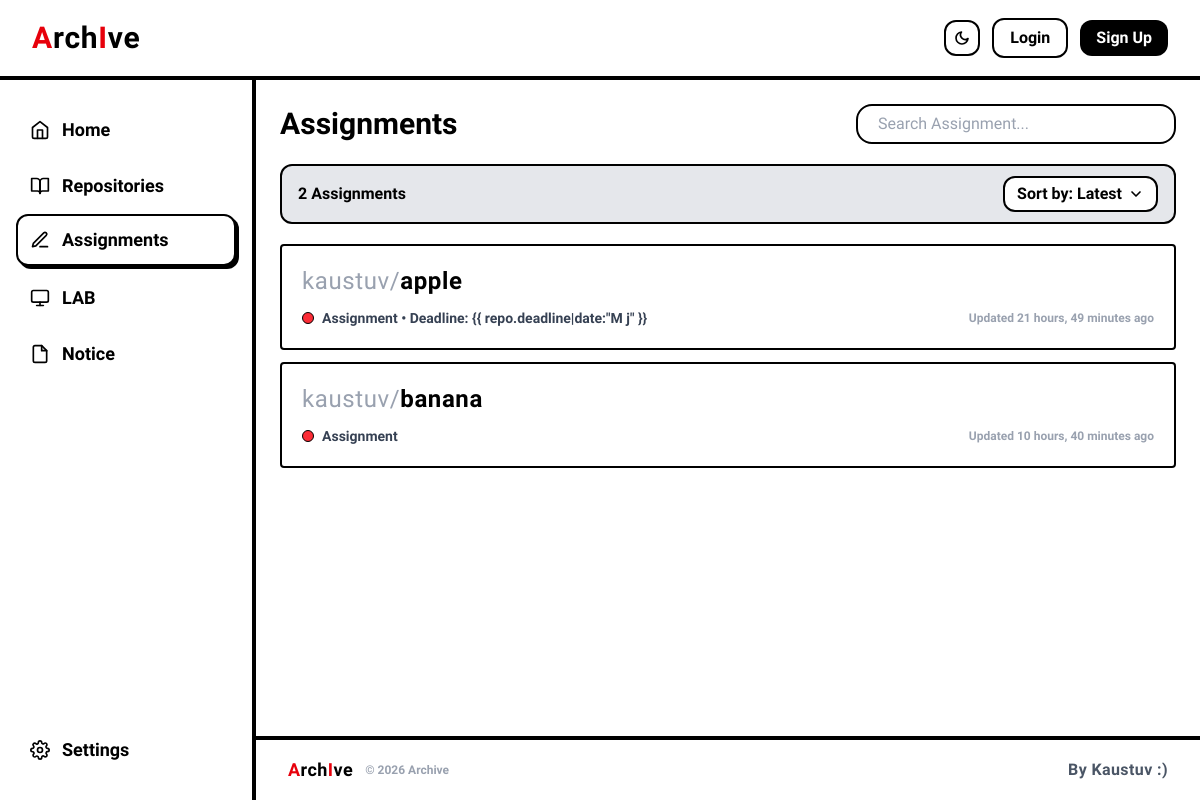
/assignments/, run on the app's committed database.
### repositories/models.py (models this page shows, shortened)
class Repository(models.Model):
    name = models.CharField(max_length=50)
    owner = models.ForeignKey(User, on_delete=models.CASCADE)
    description = models.TextField(max_length=200, blank=True)
    created_at =models.DateTimeField(auto_now_add=True)
    is_assignment = models.BooleanField(default=False)
    is_lab = models.BooleanField(default=False)
    deadline = models.DateField(null=True, blank=True)

### repositories/views.py (the view)
# urls.py: path('assignments/', assignments_view, name='assignments'),
def assignments_view(request):
    q = request.GET.get('q', '')
    assignments = Repository.objects.filter(is_assignment=True)
    if q:
        assignments = assignments.filter(name__icontains=q)
    return render(request, 'assignments.html', {
        'assignments': assignments,
        'q': q,
    })

### archive_core/context_processors.py (called while the page is built)
def notices_unread(request):
    return {
        'notices_unread_count': Notice.objects.filter(is_read=False).count()
    }

### repositories/templates/assignments.html (shortened to what this page needs)
{% extends 'base.html' %}
{% block content %}
<div class="p-4 md:p-6 space-y-5">
  <div class="flex flex-col sm:flex-row sm:items-center justify-between gap-3">
    <h1
      class="text-2xl md:text-3xl font-bold whitespace-nowrap text-black dark:text-white"
    >
      Assignments
    </h1>
    <div
      class="flex flex-col sm:flex-row items-stretch sm:items-center gap-2 w-full sm:w-auto"
    >
      <form method="GET">
        <input
          type="text"
          name="q"
          placeholder="Search Assignment..."
          value="{{ request.GET.q }}"
          class="border-2 border-black dark:border-white rounded-2xl py-1.5 px-5 text-base placeholder-gray-400 focus:outline-none focus:shadow-[2px_2px_0px_0px_rgba(0,0,0,1)] dark:focus:shadow-[2px_2px_0px_0px_rgba(255,255,255,1)] transition-all bg-white dark:bg-zinc-900 w-full sm:w-64 md:w-80 text-left text-black dark:text-white"
        />
      </form>
    </div>
  </div>
  <div
    class="bg-gray-200 dark:bg-zinc-900 border-2 border-black dark:border-white rounded-xl px-4 py-2.5 flex justify-between items-center text-black dark:text-white"
  >
    <span class="text-base font-bold">
      {{ assignments|length }} {% if assignments|length == 1 %}Assignment
      {%else %}Assignments{% endif %}
    </span>
    <div class="relative">
      <button
        id="sort-toggle"
        class="sort-btn flex items-center gap-1.5 text-base font-bold px-3 py-1 border-2 border-black dark:border-white rounded-xl bg-white dark:bg-zinc-950 transition-colors"
      >
        Sort by: Latest
        <svg
          class="w-4 h-4 transition-transform duration-200"
          id="sort-chevron"
          fill="none"
          stroke="currentColor"
          stroke-width="2.5"
          stroke-linecap="round"
          stroke-linejoin="round"
          viewBox="0 0 24 24"
        >
          <polyline points="6 9 12 15 18 9" />
        </svg>
      </button>
    </div>
  </div>
  <div class="space-y-3 flex flex-col" id="repo-list">
    {% for repo in assignments %}
    <a
      href="{% url 'repo-detail' username=repo.owner.username repo_name=repo.name %}"
      data-name="{{ repo.name }}"
      data-timestamp="{{ repo.created_at|date:'U' }}"
    >
      <div
        class="repo-card border-2 border-black dark:border-white rounded-sm p-4 md:p-5 bg-white dark:bg-zinc-900 flex flex-col sm:flex-row sm:justify-between sm:items-end gap-3 cursor-pointer"
      >
        <div class="space-y-3">
          <h2
            class="text-xl md:text-2xl tracking-wide leading-tight text-black dark:text-white"
          >
            <span class="text-gray-400 dark:text-zinc-500 font-normal"
              >{{ repo.owner.username }}/</span
            ><span class="font-bold">{{ repo.name }}</span>
          </h2>
          <div
            class="flex items-center gap-2 font-bold text-gray-700 dark:text-zinc-300 text-sm"
          >
            <span
              class="w-3 h-3 rounded-full bg-red-500 border border-black dark:border-white flex-shrink-0"
            ></span>
            Assignment
            {% if repo.deadline %} &bull; Deadline: {{ repo.deadline|date:"M j"
            }} {% endif %}
          </div>
        </div>
        <span
          class="text-xs text-gray-400 dark:text-zinc-500 font-bold sm:pb-0.5 whitespace-nowrap"
        >
          Updated {{ repo.created_at|timesince }} ago
        </span>
      </div>
    </a>
    {% endfor %}
  </div>
</div>
{% endblock %}

### templates/base.html (style rules this page uses)
body { font-family: "Architects Daughter", cursive, sans-serif; }
.repo-card { transition: transform 0.15s ease, box-shadow 0.15s ease; }

### repositories/templates/assignments.html (style rules this page uses)
.repo-card { transition: transform 0.15s ease, box-shadow 0.15s ease; }

### data on the page
Repository: owner.username "kaustuv", name "apple", shows "• Deadline: {{ repo.deadline|date:\"M j\" }}", created_at "21 hours, 49 minutes"
Repository: owner.username "kaustuv", name "banana", created_at "10 hours, 40 minutes"

### other printed values
{{ assignments|length }} "2"
